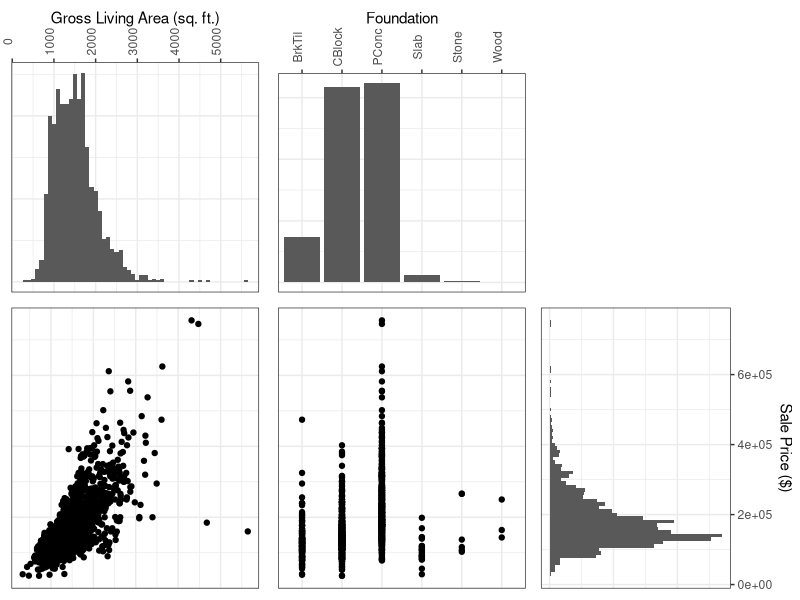
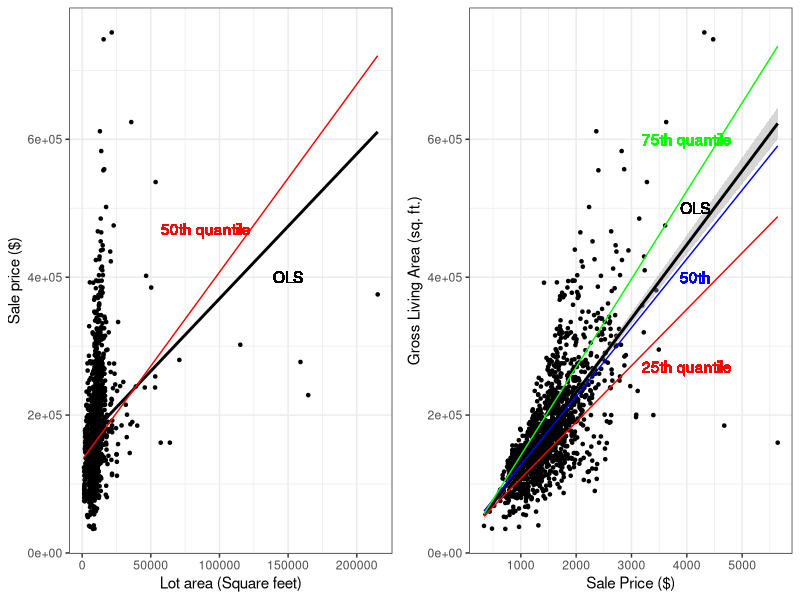
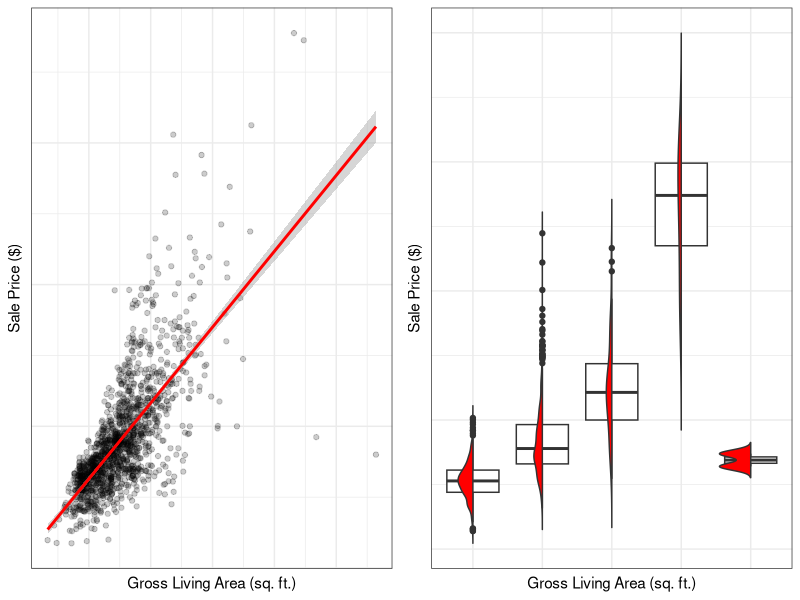

These figures' R source, in order:
## ---- chunk 1
library(quantreg)
library(Metrics)
require(gridExtra)
library(ggplot2)
library(dplyr)

df <- read.csv("TrainData.csv") |>
  na.omit()
## ---- chunk 2
suppressWarnings({

p1 <- df |> ggplot(aes(x = GrLivArea)) + geom_histogram(binwidth = 100) + theme_bw() + theme(axis.text.y = element_blank(), axis.text.x = element_text(angle = 90), axis.ticks.y = element_blank()) + ylab(NULL) + xlab("Gross Living Area (sq. ft.)") + scale_x_continuous(position = "top")

# p2 <- df |> ggplot(aes(x = LotArea)) + geom_histogram(binwidth = 5) + theme_bw() + theme(axis.text.y = element_blank(), axis.text.x = element_text(angle = 90), axis.ticks.y = element_blank()) + ylab(NULL) + xlab("Year Built") + scale_x_continuous(position = "top")

p3 <- df |> ggplot(aes(x = Foundation)) + geom_histogram(stat="count") + theme_bw() + theme(axis.text.y = element_blank(), axis.text.x = element_text(angle = 90), axis.ticks.y = element_blank()) + ylab(NULL) + xlab("Foundation") + scale_x_discrete(position = "top")

p4 <- ggplot() + theme_minimal()

p5 <- df |> ggplot(aes(x = GrLivArea, y = SalePrice)) + geom_point() + theme_bw() + theme(axis.text = element_blank(), axis.ticks = element_blank()) + ylab(NULL) + xlab(NULL)

# p6 <- df |> ggplot(aes(x = LotArea, y = SalePrice)) + geom_point() + theme_bw() + theme(axis.text = element_blank(), axis.ticks = element_blank()) + ylab(NULL) + xlab(NULL)

p7 <- df |> ggplot(aes(x = Foundation, y = SalePrice)) + geom_point() + theme_bw() + theme(axis.text = element_blank(), axis.ticks = element_blank()) + ylab(NULL) + xlab(NULL)

p8 <- df |> ggplot(aes(x = SalePrice)) + geom_histogram(binwidth = 10000) + theme_bw() + ylab(NULL) + xlab("Sale Price ($)") + coord_flip() + scale_x_continuous(position = "top") + theme(axis.text.x = element_blank(), axis.ticks.x = element_blank())

# grid.arrange(p1, p2, p3, p4, p5, p6, p7, p8, nrow = 2)
grid.arrange(p1, p3, p4, p5, p7, p8, nrow = 2)

})
## ---- chunk 3
plot1 <- df |> ggplot(aes(y = SalePrice, x = LotArea)) +
  geom_point(size = 0.9) +
  geom_smooth(method = lm, se = F, color = "black") +
  geom_text(aes(y = 400000, x = 150000, label = "OLS"), color="black") + 
  geom_quantile(quantiles=0.5, color="red") + 
  geom_text(aes(y = 470000, x = 90000, label = "50th quantile"), color="red") + 
  ylab("Sale price ($)") +
  xlab("Lot area (Square feet)") +
  theme_bw()

plot2 <- df |> ggplot(aes(y = SalePrice, x = GrLivArea)) +
  geom_point(size = 0.9) +
  stat_smooth(method = lm, color = "black") +
  geom_text(aes(x = 4150, y = 500000, label = "OLS"), color="black") + 
  geom_quantile(quantiles=0.25, color="red") + 
  geom_text(aes(x = 4000, y = 270000, label = "25th quantile"), color="red") + 
  geom_quantile(quantiles=0.5, color="blue") + 
  geom_text(aes(x = 4150, y = 400000, label = "50th"), color="blue") + 
  geom_quantile(quantiles=0.75, color="green") + 
  geom_text(aes(x = 4000, y = 600000, label = "75th quantile"), color="green") + 
  xlab("Sale Price ($)") +
  ylab("Gross Living Area (sq. ft.)") +
  theme_bw()

grid.arrange(plot1, plot2, nrow = 1)
## ---- chunk 4
qr50 = rq(data=df, SalePrice ~ GrLivArea + LotArea + TotRmsAbvGrd + as.factor(LotShape) + as.factor(Foundation), tau=0.5)
qr50_summary = summary(qr50)

ols = lm(data=df, SalePrice ~ GrLivArea + LotArea + TotRmsAbvGrd + as.factor(LotShape) + as.factor(Foundation))
ols_summary = summary(ols)
ols_summary

taus <- seq(from=0, to=1, by=.01)
qrs = rq(data=df, SalePrice ~ GrLivArea + LotArea + TotRmsAbvGrd + as.factor(LotShape) + as.factor(Foundation), tau=taus)
## ---- chunk 5
fullDataLength = length(df$SalePrice)
fullDataLength
count10per = fullDataLength / 10
count10per
sorted_df_desc <- df[order(-df$SalePrice),]
Q90SalePrice <- sorted_df_desc[0:count10per, ] # data greater than 90% of data
length(Q90SalePrice$SalePrice)

qr90_m = rq(data=df, SalePrice ~ GrLivArea + LotArea + TotRmsAbvGrd + as.factor(LotShape) + as.factor(Foundation), tau=0.90)

ols_q90_predictions <- predict(ols, newdata=Q90SalePrice)
ols_q90_mae <- mae(ols_q90_predictions, Q90SalePrice$SalePrice)
ols_q90_mae

qr90_q90_predictions <- predict(qr90_m, newdata=Q90SalePrice)
qr90_q90_mae <- mae(qr90_q90_predictions, Q90SalePrice$SalePrice)
qr90_q90_mae

###########
sorted_df_asc <- df[order(df$SalePrice),]
length(sorted_df_asc$SalePrice)
Q10SalePrice <- sorted_df_asc[0:count10per, ] # data lower than 90% of data
length(Q10SalePrice$SalePrice)

qr10_m = rq(data=df, SalePrice ~ GrLivArea + LotArea + TotRmsAbvGrd + as.factor(LotShape) + as.factor(Foundation), tau=0.10)

ols_q10_predictions <- predict(ols, newdata=Q10SalePrice)
ols_q10_mae <- mae(ols_q10_predictions, Q10SalePrice$SalePrice)
ols_q10_mae

qr10_q10_predictions <- predict(qr10_m, newdata=Q10SalePrice)
qr10_q10_mae <- mae(qr10_q10_predictions, Q10SalePrice$SalePrice)
qr10_q10_mae

## ---- chunk 6
ols_r <- ols_summary$residuals
# Min OLS error
ols_r_min <- format(round(min(ols_r), digits=0), scientific=F)
# Absolute min OLS error
ols_r_min_abs <- format(round(min(abs(ols_r)), digits=0), scientific=F)
# Max OLS error
ols_r_max <- format(round(max(ols_r), digits=0), scientific=F)
# Absolute max OLS error
ols_r_max_abs <- format(round(max(abs(ols_r)), digits=0), scientific=F)
# Avg QR OLS error
ols_r_mean_abs <- format(round(mean(abs(ols_r)), digits=0), scientific=F)

# Min QR 50th error
qr50_r <- qr50_summary$residuals
qr50_r_min <- format(round(min(qr50_r), digits=0), scientific=F)
# Absolute min QR 50th error
qr50_r_min_abs <- format(round(min(abs(qr50_r)), digits=0), scientific=F)
# Max QR 50th error
qr50_r_max <- format(round(max(qr50_r), digits=0), scientific=F)
# Absolute max QR 50th error
qr50_r_max_abs <- format(round(max(abs(qr50_r)), digits=0), scientific=F)
# Avg QR 50th error
qr50_r_mean_abs <- format(round(mean(abs(qr50_r)), digits=0), scientific=F)



ols_q90_r <- Q90SalePrice$SalePrice - ols_q90_predictions
# Avg OLS error
ols_q90_r_abs_avg <- format(round(mean(abs(ols_q90_r)), digits=0), scientific=F)
# Min OLS error
ols_q90_r_min <- format(round(min(ols_q90_r), digits=0), scientific=F)
# Absolute min OLS error
ols_q90_r_min_abs <- format(round(min(abs(ols_q90_r)), digits=0), scientific=F)
# Max OLS error
ols_q90_r_max <- format(round(max(ols_q90_r), digits=0), scientific=F)
# Absolute max OLS error
ols_q90_r_max_abs <- format(round(max(abs(ols_q90_r)), digits=0), scientific=F)

### QR for tau = 0.9
qr90_q90_r <- Q90SalePrice$SalePrice - qr90_q90_predictions
# Avg QR 90th error
qr90_q90_r_abs_avg <- format(round(mean(abs(qr90_q90_r)), digits=0), scientific=F)
# Min QR 90th error
qr90_q90_r_min <- format(round(min(qr90_q90_r), digits=0), scientific=F)
# Absolute min QR 90th error
qr90_q90_r_min_abs <- format(round(min(abs(qr90_q90_r)), digits=0), scientific=F)
# Max QR 90th error
qr90_q90_r_max <- format(round(max(qr90_q90_r), digits=0), scientific=F)
# Absolute max QR 90th error
qr90_q90_r_max_abs <- format(round(max(abs(qr90_q90_r)), digits=0), scientific=F)



ols_q10_r <- Q10SalePrice$SalePrice - ols_q10_predictions
# Avg OLS error
ols_q10_r_abs_avg <- format(round(mean(abs(ols_q10_r)), digits=0), scientific=F)
# Min OLS error
ols_q10_r_min <- format(round(min(ols_q10_r), digits=0), scientific=F)
# Absolute min OLS error
ols_q10_r_min_abs <- format(round(min(abs(ols_q10_r)), digits=0), scientific=F)
# Max OLS error
ols_q10_r_max <- format(round(max(ols_q10_r), digits=0), scientific=F)
# Absolute max OLS error
ols_q10_r_max_abs <- format(round(max(abs(ols_q10_r)), digits=0), scientific=F)

qr10_q10_r <- Q10SalePrice$SalePrice - qr10_q10_predictions
# Avg QR 10th error
qr10_q10_r_abs_avg <- format(round(mean(abs(qr10_q10_r)), digits=0), scientific=F)
# Min QR 10th error
qr10_q10_r_min <- format(round(min(qr10_q10_r), digits=0), scientific=F)
# Absolute min QR 10th error
qr10_q10_r_min_abs <- format(round(min(abs(qr10_q10_r)), digits=0), scientific=F)
# Max QR 10th error
qr10_q10_r_max <- format(round(max(qr10_q10_r), digits=0), scientific=F)
# Absolute max QR 10th error
qr10_q10_r_max_abs <- format(round(max(abs(qr10_q10_r)), digits=0), scientific=F)

# function to make text bold
emphSmaller <- function(s, c) {
  ifelse(abs(as.numeric(s)) <= abs(as.numeric(c)), paste("<u>", s, "</u>", sep=""), paste(s, sep=""))
}
## ---- chunk 7
getQrModel <- function(data1, tau1, equation) {
  rq(data=data1, equation, tau=tau1)
}

getPvalue <- function(model1, model2) {
  anova(model1, model2)["table"]$table["pvalue"]
}

formatNumber <- function(x) {
  format(round(x, digits=2), scientific=TRUE)
}

emphSignificant <- function(n) {
  n <- format(n, scientific=T)
  ifelse(as.numeric(n) < 0.01, paste(n, "**", sep=""), paste("<u>", n, "</u>", sep=""))
}

eq_full <- SalePrice ~ GrLivArea + LotArea + TotRmsAbvGrd + as.factor(LotShape) + as.factor(Foundation)
eq_no_foundation <- SalePrice ~ GrLivArea + LotArea + TotRmsAbvGrd + as.factor(LotShape)
eq_no_lotshape <- SalePrice ~ GrLivArea + LotArea + TotRmsAbvGrd + as.factor(Foundation)


qr15 <- getQrModel(df, 0.15, eq_full)
qr15_no_f <- getQrModel(df, 0.15, eq_no_foundation)
qr15_no_lot <- getQrModel(df, 0.15, eq_no_lotshape)

foundation_15_p <- getPvalue(qr15, qr15_no_f)
lotshape_15_p <- getPvalue(qr15, qr15_no_lot)


qr25 <- getQrModel(df, 0.25, eq_full)
qr25_no_f <- getQrModel(df, 0.25, eq_no_foundation)
qr25_no_lot <- getQrModel(df, 0.25, eq_no_lotshape)

foundation_25_p <- getPvalue(qr25, qr25_no_f)
lotshape_25_p <- getPvalue(qr25, qr25_no_lot)


qr50 <- getQrModel(df, 0.50, eq_full)
qr50_no_f <- getQrModel(df, 0.50, eq_no_foundation)
qr50_no_lot <- getQrModel(df, 0.50, eq_no_lotshape)

foundation_50_p <- getPvalue(qr50, qr50_no_f)
lotshape_50_p <- getPvalue(qr50, qr50_no_lot)


qr80 <- getQrModel(df, 0.80, eq_full)
qr80_no_f <- getQrModel(df, 0.80, eq_no_foundation)
qr80_no_lot <- getQrModel(df, 0.80, eq_no_lotshape)

foundation_80_p <- getPvalue(qr80, qr80_no_f)
lotshape_80_p <- getPvalue(qr80, qr80_no_lot)


qr95 <- getQrModel(df, 0.95, eq_full)
qr95_no_f <- getQrModel(df, 0.95, eq_no_foundation)
qr95_no_lot <- getQrModel(df, 0.95, eq_no_lotshape)

foundation_95_p <- getPvalue(qr95, qr95_no_f)
lotshape_95_p <- getPvalue(qr95, qr95_no_lot)

anova_ols_foundation <- anova(ols, lm(data=df, eq_no_foundation))
anova_ols_lotshape <- anova(ols, lm(data=df, eq_no_lotshape))
## ---- chunk 8
qrs_summary <- summary(qrs, se = "iid")
#tau: 0.1
q10_sig <- qrs_summary[11][[1]]$coefficients[,4][0:4]
#tau: 0.25
q25_sig <- qrs_summary[26][[1]]$coefficients[,4][0:4]
#tau: 0.5
q50_sig <- qrs_summary[51][[1]]$coefficients[,4][0:4]
#tau: 0.75
q75_sig <- qrs_summary[76][[1]]$coefficients[,4][0:4]
#tau: 0.9
q90_sig <- qrs_summary[91][[1]]$coefficients[,4][0:4]
#ols significance
ols_pvalues <- ols_summary$coefficients[,4]
## ---- chunk 9
olsMae = mae(predict(ols), df$SalePrice)
olsMae
Qr50Mae = mae(predict(qr50), df$SalePrice)
Qr50Mae
## ---- chunk 10
olsRmse = rmse(predict(ols), df$SalePrice)
olsRmse
Qr50Rmse = rmse(predict(qr50), df$SalePrice)
Qr50Rmse
## ---- chunk 11
ols_q90_rmse <- rmse(ols_q90_predictions, Q90SalePrice$SalePrice)
ols_q90_rmse

qr90_q90_rmse <- rmse(qr90_q90_predictions, Q90SalePrice$SalePrice)
qr90_q90_rmse

ols_q10_rmse <- rmse(ols_q10_predictions, Q10SalePrice$SalePrice)
ols_q10_rmse

qr10_q10_rmse <- rmse(qr10_q10_predictions, Q10SalePrice$SalePrice)
qr10_q10_rmse
## ---- chunk 12
"%||%" <- function(a, b) {
  if (!is.null(a)) a else b
}

geom_flat_violin <- function(mapping = NULL, data = NULL, stat = "ydensity",
                        position = "dodge", trim = TRUE, scale = "area",
                        show.legend = NA, inherit.aes = TRUE, ...) {
  layer(
    data = data,
    mapping = mapping,
    stat = stat,
    geom = GeomFlatViolin,
    position = position,
    show.legend = show.legend,
    inherit.aes = inherit.aes,
    params = list(
      trim = trim,
      scale = scale,
      ...
    )
  )
}

GeomFlatViolin <-
  ggproto("GeomFlatViolin", Geom,
          setup_data = function(data, params) {
            data$width <- data$width %||%
              params$width %||% (resolution(data$x, FALSE) * 0.9)

            # ymin, ymax, xmin, and xmax define the bounding rectangle for each group
            data |>
              group_by(group) |>
              mutate(ymin = min(y),
                     ymax = max(y),
                     xmin = x - width / 2,
                     xmax = x)
          },

          draw_group = function(data, panel_scales, coord) {
            # Find the points for the line to go all the way around
            data <- transform(data, 
                              xmaxv = x,
                              xminv = x + violinwidth * (xmin - x))

            # Make sure it's sorted properly to draw the outline
            newdata <- rbind(plyr::arrange(transform(data, x = xminv), y),
                             plyr::arrange(transform(data, x = xmaxv), -y))

            # Close the polygon: set first and last point the same
            # Needed for coord_polar and such
            newdata <- rbind(newdata, newdata[1,])

            ggplot2:::ggname("geom_flat_violin", GeomPolygon$draw_panel(newdata, panel_scales, coord))
          },

          draw_key = draw_key_polygon,

          default_aes = aes(weight = 1, colour = "grey20", fill = "white", size = 0.5,
                            alpha = NA, linetype = "solid"),

          required_aes = c("x", "y")
)

# Define the number of bins and discretion the predictor variable 'x'
num_bins <-5
df$GrLivArea_bins <- cut(df$GrLivArea, breaks = num_bins, labels = FALSE)


p1 <- df |> ggplot(aes(x = GrLivArea, y = SalePrice)) + geom_point(alpha=0.2) + geom_smooth(method=lm, color="red") +
  theme_bw() + theme(axis.text = element_blank(), axis.ticks = element_blank()) + ylab("Sale Price ($)") + xlab("Gross Living Area (sq. ft.)")

# get 75quantile line
quantiles <- df |> aggregate(SalePrice ~ factor(GrLivArea_bins), FUN = function(x) quantile(x, probs = 0.75))

p2 <- df |> ggplot(aes(x = factor(GrLivArea_bins), y = SalePrice)) +
   geom_boxplot() + geom_flat_violin(trim=FALSE, draw_quantiles = 0.1, fill="red") +
     theme_bw() + theme(axis.text = element_blank(), axis.ticks = element_blank()) + ylab("Sale Price ($)") + xlab("Gross Living Area (sq. ft.)") 


# Arrange the plots side by side
grid.arrange(p1, p2, nrow = 1)
## ---- chunk 13
qr10 = rq(data=df, SalePrice ~ GrLivArea + LotArea + TotRmsAbvGrd + as.factor(LotShape) + as.factor(Foundation), tau=0.1)
t(qr10$coefficients)
